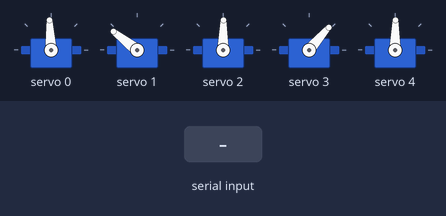
A sketch run on a simulated Arduino Uno, built with avr-gcc and run on an emulated ATmega328P. On the bench: 5 × servo. The test bench sets the inputs (shaded band). What the sketch prints to the serial monitor is not drawn.

Above: at 1.2 s.
1.3 s: "90,45,200\n" received over Serial
At 4.1 s:
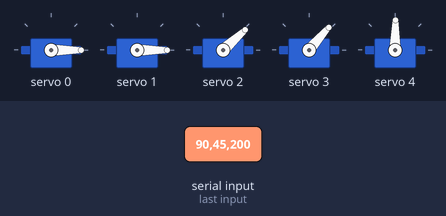
4.3 s: "30,150,10\n" received over Serial
At 7.1 s:
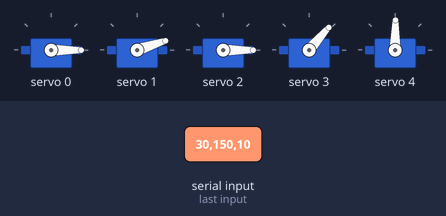
7.3 s: "90,45,200,10\n" received over Serial
At 8.7 s:
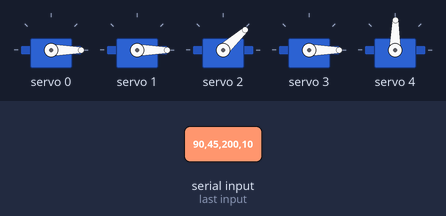
9.8 s: "1,90,45\n" received over Serial
At 12.3 s:
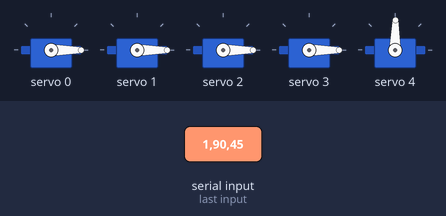
Timing chart, 0 to 13.8 s (numbered marks = the images above; inputs shaded):
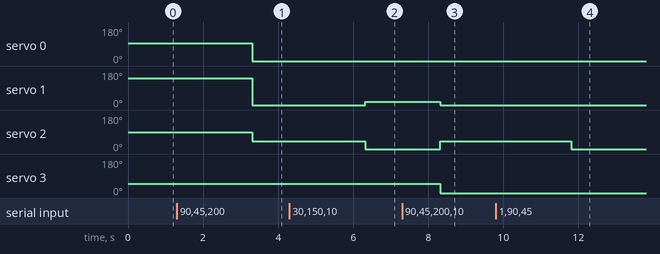

The sketch:

Labyrint_Controller.ino
```cpp
// Simple code that takes 5 integers from the serial port and
// drives 5 servos accordingly.
// Servos are connected to and Adafruit PWM Servo Driver Shield on
// a Arduino UNO


#include <Wire.h>
#include <Adafruit_PWMServoDriver.h>


Adafruit_PWMServoDriver pwm = Adafruit_PWMServoDriver();

#define SERVOMIN  150 // This is the 'minimum' pulse length count (out of 4096)
#define SERVOMAX  600 // This is the 'maximum' pulse length count (out of 4096)
#define USMIN  600 // This is the rounded 'minimum' microsecond length based on the minimum pulse of 150
#define USMAX  2400 // This is the rounded 'maximum' microsecond length based on the maximum pulse of 600
#define SERVO_FREQ 50 // Analog servos run at ~50 Hz updates

// our servo # counter
uint8_t servonum = 0;
String command;

//Initial position of the servos
int servo_a = 308;
int servo_b = 412;
int servo_c = 300;
int servo_d = 215;
int servo_e = 300;


void setup() {
  Serial.begin(9600);
  Serial.println("Labyrint Controller");

  pwm.begin();
  pwm.setOscillatorFrequency(27000000);
  pwm.setPWMFreq(SERVO_FREQ);  // Analog servos run at ~50 Hz updates

  delay(10);
}


void loop() {

  // Drive each servo one at a time using setPWM()
  //Serial.println(servonum);
  if(Serial.available()){
    //command = Serial.readStringUntil('\n');
    servo_a = Serial.parseInt();
    servo_b = Serial.parseInt();
    servo_c = Serial.parseInt();
    servo_d = Serial.parseInt();
    servo_e = Serial.parseInt();
    char r = Serial.read();
    if(r == '\n'){}
    // Serial.println(servo_a);
    // Serial.println(servo_b);
    // Serial.println(servo_c);
    // Serial.println(servo_d);
    // Serial.println(servo_e);
  }

  pwm.setPWM(0,0, servo_a);
  pwm.setPWM(1,0, servo_b);
  pwm.setPWM(2,0, servo_c);
  pwm.setPWM(3,0, servo_d);
  pwm.setPWM(4,0, servo_e);


}
```

Measured:
- after the input at 1.3 s, servo 0: 93° → 0° after 2.0 s; servo 1: 142° → 0° after 2.0 s; servo 2: 89° → 42° after 2.0 s
- after the input at 4.3 s, servo 1: 0° → 18° after 2.0 s; servo 2: 42° → 0° after 2.0 s
- after the input at 7.3 s, servo 1: 18° → 0° after 1.0 s; servo 2: 0° → 42° after 1.0 s; servo 3: 49° → 0° after 1.0 s
- after the input at 9.8 s, servo 2: 42° → 0° after 2.0 s
